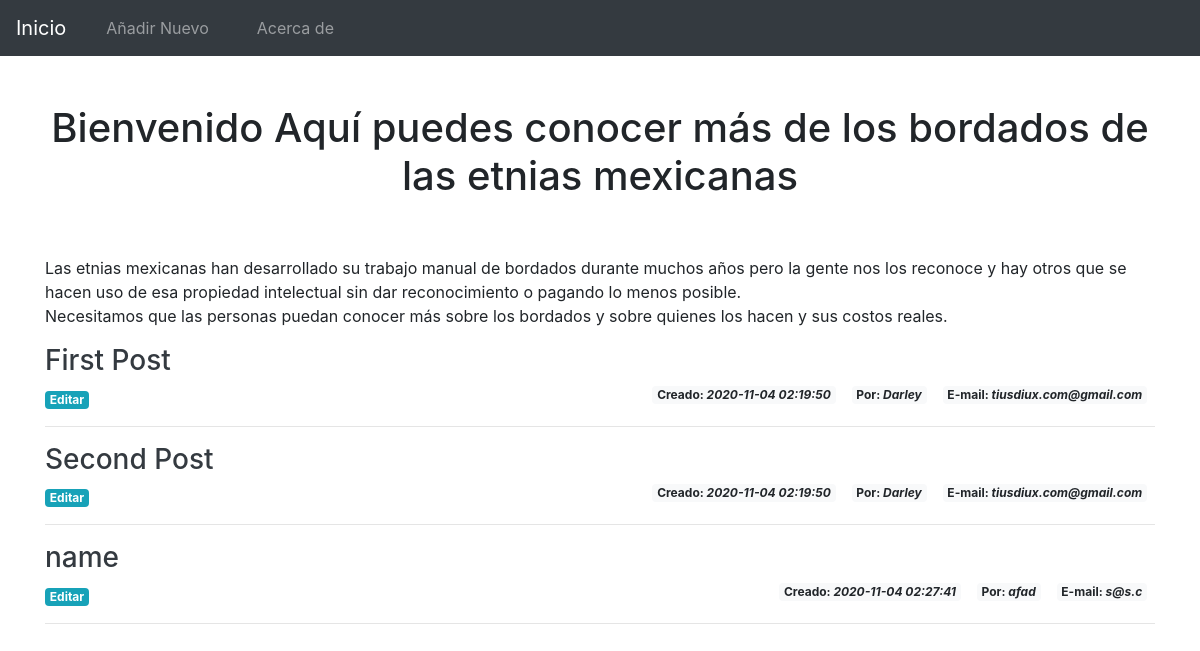
Before: / with the older database file.
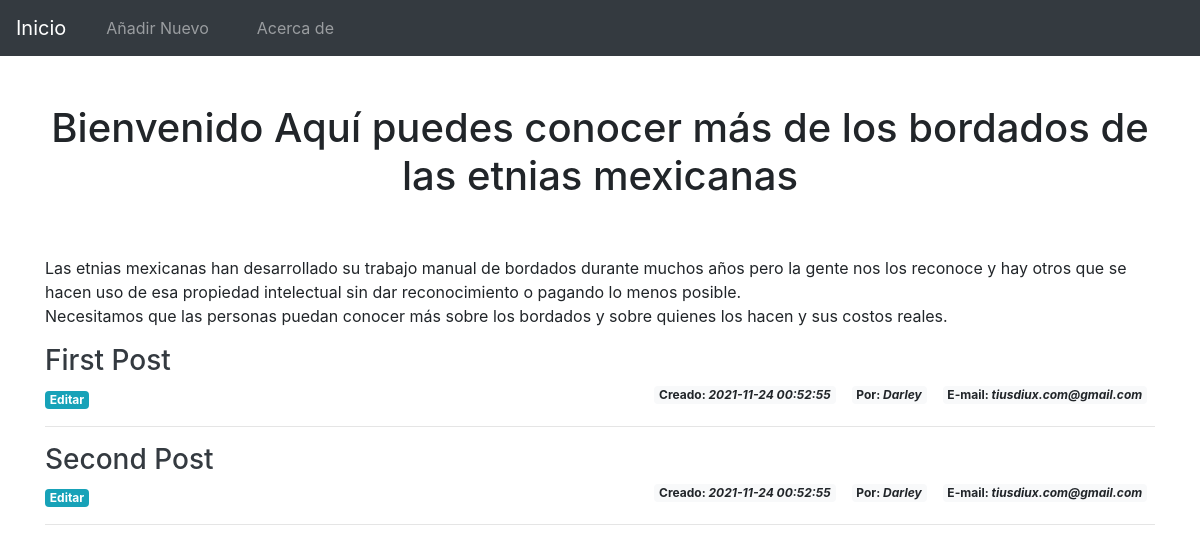
After: the same page with the newer database file.
### tables this page shows
CREATE TABLE people(
    			id INTEGER PRIMARY KEY AUTOINCREMENT,
    			name TEXT VARCHAR(30),
    			email TEXT VARCHAR(20),
                created TIMESTAMP NOT NULL DEFAULT CURRENT_TIMESTAMP,
                title TEXT NOT NULL UNIQUE,
    			content TEXT UNIQUE
    		);

### app.py (the view)
@app.route('/')
def home():
    connect = get_connection()  # Abrimos una conexión
    story = connect.execute('SELECT * FROM people').fetchall()
    connect.close()
    return render_template('index.html', posts=story)

### app.py (called while the page is built)
def get_connection():
    connect = sqlite3.connect('database.db')
    connect.row_factory = sqlite3.Row
    return connect

### templates/index.html
{% extends 'base.html' %}
{% block content %}
	<h1 class="text-center py-5">{% block title %}Bienvenido{% endblock %} Aquí puedes conocer más de los bordados de las etnias mexicanas</h1>
	<p>
		Las etnias mexicanas han desarrollado su trabajo manual de bordados durante muchos años pero la gente nos los reconoce y hay otros que se hacen uso de esa propiedad intelectual sin dar reconocimiento o pagando lo menos posible.
		<br>
		Necesitamos que las personas puedan conocer más sobre los bordados y sobre quienes los hacen y sus costos reales.
	</p>
	{% for p in posts %}
		<a href="{{ url_for('story', id=p['id']) }}" class="">
			<h3 class="text-dark">
				{{ p['title'] }}
			</h3>
		</a>
		<span class='badge badge-light float-right mx-xl-2'>E-mail: <em>{{ p['email'] }}</em></span>
		<span class="badge badge-light float-right mx-xl-2">Por: <em>{{ p['name'] }}</em></span>
		<span class="badge badge-light float-right mx-xl-2">Creado: <em>{{ p['created'] }}</em></span>
		<a href="{{ url_for('edit', id=p['id']) }}">
			<span class="badge badge-info">Editar</span>
		</a>
		<hr>
	{% endfor %}
{% endblock %}

### templates/base.html (shortened to what this page needs)
<!DOCTYPE html>
<html>
	<head>
		<link rel='stylesheet' type='text/css' href='{{url_for("static", filename="bootstrap.css")}}'>
	</head>
	<body>
	    <nav class="navbar navbar-expand-md navbar-dark bg-dark">
    	    <a class="navbar-brand" href="{{ url_for('home')}}">Inicio</a>
	        <div class="navbar-collapse">
	            <ul class="navbar-nav">
	        	    <li class="nav-item mx-xl-3">
	        	    	<a class="nav-link" href="{{ url_for('create') }}">Añadir Nuevo</a>
	        	    </li>
		            <li class="nav-item mx-xl-3">
		                <a class="nav-link" href="/about">Acerca de</a>
	    	        </li>
	            </ul>
	        </div>
	    </nav>
		<div class="container">
			{% block content %}
			{% endblock %}
		</div>
	</body>
</html>

Changed rows visible on the page:
removed people: title "name", email "s@s.c", name "afad", created "2020-11-04 02:27:41"
changed people "First Post": created "2020-11-04 02:19:50" → "2021-11-24 00:52:55"
changed people "Second Post": created "2020-11-04 02:19:50" → "2021-11-24 00:52:55"
